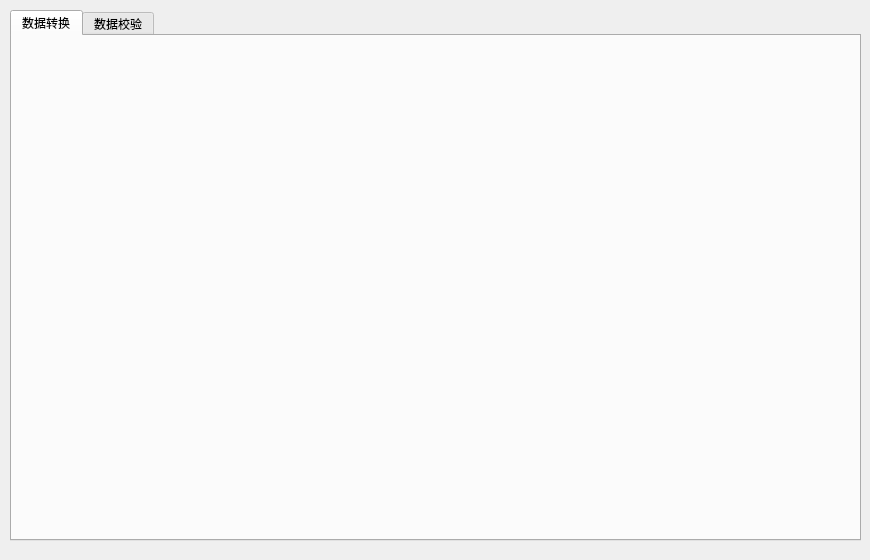
<?xml version="1.0" encoding="UTF-8"?>
<ui version="4.0">
 <class>FormDataProcessor</class>
 <widget class="QWidget" name="FormDataProcessor">
  <property name="geometry">
   <rect>
    <x>0</x>
    <y>0</y>
    <width>870</width>
    <height>560</height>
   </rect>
  </property>
  <property name="windowTitle">
   <string>Form</string>
  </property>
  <widget class="QTabWidget" name="tabWidget_DataConversion">
   <property name="geometry">
    <rect>
     <x>10</x>
     <y>10</y>
     <width>851</width>
     <height>531</height>
    </rect>
   </property>
   <property name="currentIndex">
    <number>0</number>
   </property>
   <widget class="FormChildDataConversion" name="tab_DataConversion">
    <attribute name="title">
     <string>数据转换</string>
    </attribute>
   </widget>
   <widget class="FormChildDataValidation" name="tab_DataValidation">
    <attribute name="title">
     <string>数据校验</string>
    </attribute>
   </widget>
  </widget>
 </widget>
 <customwidgets>
  <customwidget>
   <class>FormChildDataConversion</class>
   <extends>QWidget</extends>
   <header>formchilddataconversion.h</header>
   <container>1</container>
  </customwidget>
  <customwidget>
   <class>FormChildDataValidation</class>
   <extends>QWidget</extends>
   <header>formchilddatavalidation.h</header>
   <container>1</container>
  </customwidget>
 </customwidgets>
 <resources/>
 <connections/>
</ui>
